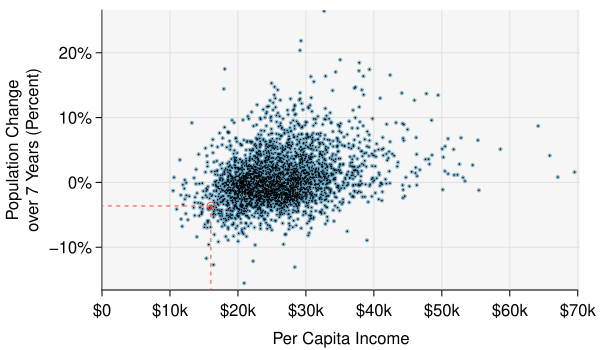

This chart was generated by the following R code:
library(openintro)
data(county)
data(COL)

ind <- 1088

myPDF("pop_change_v_per_capita_income.pdf", 6, 3.5,
      mar = c(3, 5.1, 0.5, 1),
      mgp = c(2.4, 0.5, 0))
x <- county$per_capita_income
y <- county$pop_change
ylim <- c(-15, 25) # range(y, na.rm = TRUE)
plot(x, y,
     pch = 20,
     cex = 0.7,
     type = "n",
     xlim = c(0, max(x, na.rm = TRUE)+800),
     ylim = ylim,
     xlab = "",
     ylab = "",
     xaxs="i",
     frame.plot = FALSE,
     axes = FALSE)
rect(par("usr")[1],par("usr")[3],par("usr")[2],par("usr")[4],col = COL[5,9], border=NA)

AxisInDollars(1, pretty(c(0, x)))
AxisInPercent(2, pretty(ylim))
abline(h = pretty(ylim), v = pretty(c(0, x)), col = COL[7, 2])

points(x, y, pch = 20, cex = 0.7, col = COL[1, 3])
points(x, y, pch = ".")
mtext("Per Capita Income", 1, 1.9)
par(las = 0)
mtext("Population Change\nover 7 Years (Percent)", 2, 3)
t1 <- x[ind]
t2 <- y[ind]
lines(c(t1, t1), c(-1e5, t2),
      lty = 2,
      col = COL[4])
lines(c(-1e5, t1), c(t2, t2),
      lty = 2,
      col = COL[4])
points(t1, t2,
       col = COL[4])
dev.off()

county[ind, ]
